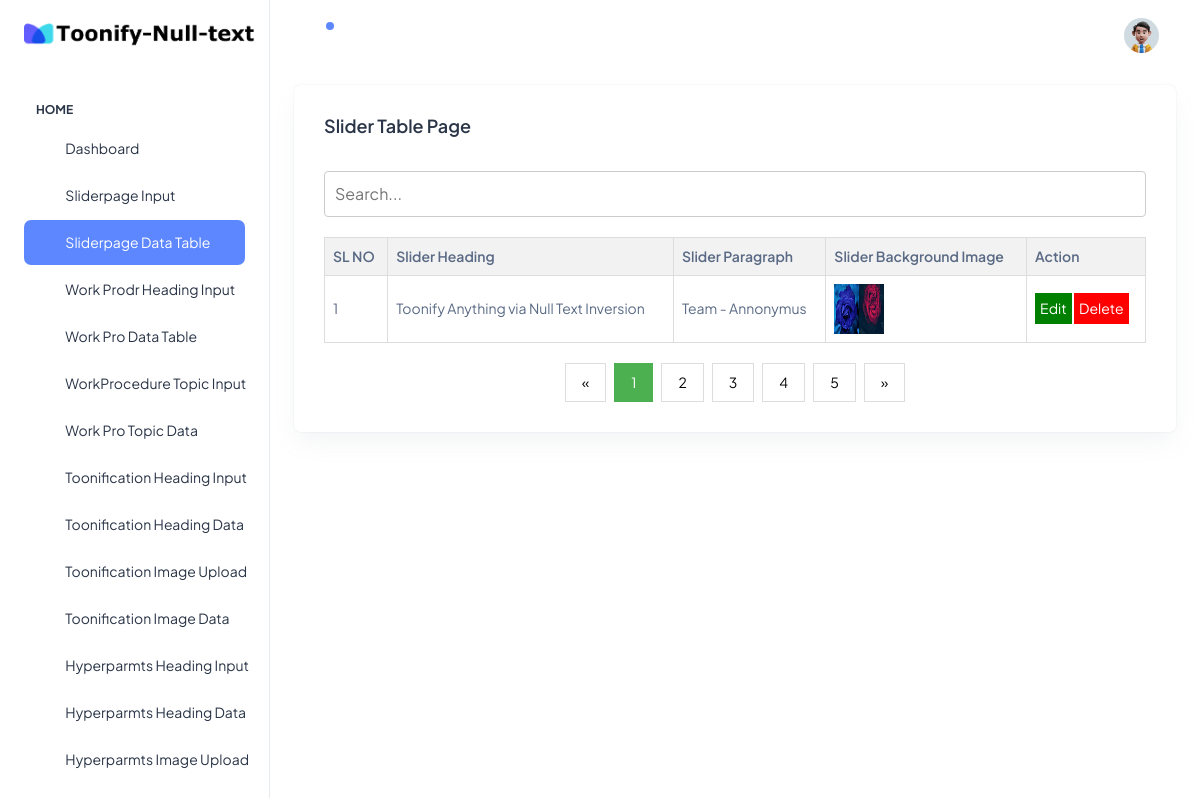
Page /sliderdatatable/ on the committed database.
### Toonify/models.py (models this page shows)
class Sliderpage(models.Model):
    slider_heading = models.CharField(max_length = 500)
    slider_paragraph = models.CharField(max_length = 200)
    slider_photo = models.ImageField(upload_to='Slider Photo/', default='No images')

### Toonify/views.py (the view)
# urls.py: path('sliderdatatable/', views.sliderdatatable, name='sliderdatatable'),
def sliderdatatable(request):
    sliderdata = Sliderpage.objects.all()
    data = {"sliderdata": sliderdata}
    return render(request,'sliderdatatable.html',data)

### templates/sliderdatatable.html (shortened to what this page needs)
{%load static%}
<!doctype html>
<html lang="en">
<head>
  <link rel="stylesheet" href="{% static 'assets/css/styles.min.css' %}" />
  <link rel="stylesheet" href="{% static 'table.css' %}">
</head>
<body>
  <div class="page-wrapper" id="main-wrapper" data-layout="vertical" data-navbarbg="skin6" data-sidebartype="full"
    data-sidebar-position="fixed" data-header-position="fixed">
    <aside class="left-sidebar">
      <div>
        <div class="brand-logo d-flex align-items-center justify-content-between">
          <a href="{% static '/index.html" class="text-nowrap logo-img' %}">
            <img src="{% static 'logo.png' %}" width="230" alt="" />
          </a>
        </div>
           <nav class="sidebar-nav scroll-sidebar" data-simplebar="">
            <ul id="sidebarnav">
              <li class="nav-small-cap">
                <span class="hide-menu">Home</span>
              </li>
              <li class="sidebar-item">
                <a class="sidebar-link" href="{% url 'indexpage' %}" aria-expanded="false">
                  <span>
                    <i class="ti ti-layout-dashboard"></i>
                  </span>
                  <span class="hide-menu">Dashboard</span>
                </a>
              </li>
              <li class="sidebar-item">
                <a class="sidebar-link" href="{% url 'sliderpage' %}" aria-expanded="false">
                  <span>
                    <i class="ti ti-arrow-big-right"></i>
                  </span>
                  <span class="hide-menu">Sliderpage Input</span>
                </a>
                <li class="sidebar-item">
                  <a class="sidebar-link" href="{% url 'sliderdatatable' %}" aria-expanded="false">
                    <span>
                      <i class="ti ti-brightness-down"></i>
                    </span>
                    <span class="hide-menu">Sliderpage Data Table</span>
                  </a>
                </li>
              </li>
              <li class="sidebar-item">
                <a class="sidebar-link" href="{% url 'workprocedurepage' %}" aria-expanded="false">
                  <span>
                    <i class="ti ti-arrow-big-right"></i>
                  </span>
                  <span class="hide-menu">Work Prodr Heading Input</span>
                </a>
                <li class="sidebar-item">
                  <a class="sidebar-link" href="{% url 'workproceduredatatable' %}" aria-expanded="false">
                    <span>
                      <i class="ti ti-brightness-down"></i>
                    </span>
                    <span class="hide-menu">Work Pro Data Table</span>
                  </a>
                </li>
              </li>
              <li class="sidebar-item">
                <a class="sidebar-link" href="{% url 'workproceduretopicpage' %}" aria-expanded="false">
                  <span>
                    <i class="ti ti-arrow-big-right"></i>
                  </span>
                  <span class="hide-menu">WorkProcedure Topic Input</span>
                </a>
                <li class="sidebar-item">
                  <a class="sidebar-link" href="{% url 'workproceduretopicdatatable' %}" aria-expanded="false">
                    <span>
                      <i class="ti ti-brightness-down"></i>
                    </span>
                    <span class="hide-menu">Work Pro Topic Data</span>
                  </a>
                </li>
              </li>
              <li class="sidebar-item">
                <a class="sidebar-link" href="{% url 'toonificationheadingpage' %}" aria-expanded="false">
                  <span>
                    <i class="ti ti-arrow-big-right"></i>
                  </span>
                  <span class="hide-menu">Toonification Heading Input</span>
                </a>
                <li class="sidebar-item">
                  <a class="sidebar-link" href="{% url 'Toonificationdatatable' %}" aria-expanded="false">
                    <span>
                      <i class="ti ti-brightness-down"></i>
                    </span>
                    <span class="hide-menu">Toonification Heading Data</span>
                  </a>
                </li>
              </li>
              <li class="sidebar-item">
                <a class="sidebar-link" href="{% url 'toonificationimagepage' %}" aria-expanded="false">
                  <span>
                    <i class="ti ti-arrow-big-right"></i>
                  </span>
                  <span class="hide-menu">Toonification Image Upload</span>
                </a>
                <li class="sidebar-item">
                  <a class="sidebar-link" href="{% url 'toonificationimagedatatable' %}" aria-expanded="false">
                    <span>
                      <i class="ti ti-brightness-down"></i>
                    </span>
                    <span class="hide-menu">Toonification Image Data</span>
                  </a>
                </li>
              </li>
              <li class="sidebar-item">
                <a class="sidebar-link" href="{% url 'hyperparametersheadingpage' %}" aria-expanded="false">
                  <span>
                    <i class="ti ti-arrow-big-right"></i>
                  </span>
                  <span class="hide-menu">Hyperparmts Heading Input</span>
                </a>
                <li class="sidebar-item">
                  <a class="sidebar-link" href="{% url 'hyperparametersdatatable' %}" aria-expanded="false">
                    <span>
                      <i class="ti ti-brightness-down"></i>
                    </span>
                    <span class="hide-menu">Hyperparmts Heading Data</span>
                  </a>
                </li>
              </li>
              <li class="sidebar-item">
                <a class="sidebar-link" href="{% url 'hyperparametersimagepage' %}" aria-expanded="false">
                  <span>
                    <i class="ti ti-arrow-big-right"></i>
                  </span>
                  <span class="hide-menu">Hyperparmts Image Upload</span>
                </a>
                <li class="sidebar-item">
                  <a class="sidebar-link" href="{% url 'hyperparametersimagedatatable' %}" aria-expanded="false">
                  </a>
                </li>
              </li>
        </div>
      </aside>
    <div class="body-wrapper">
      <header class="app-header">
        <nav class="navbar navbar-expand-lg navbar-light">
          <ul class="navbar-nav">
            <li class="nav-item">
              <a class="nav-link nav-icon-hover" href="javascript:void(0)">
                <i class="ti ti-bell-ringing"></i>
                <div class="notification bg-primary rounded-circle"></div>
              </a>
            </li>
          </ul>
          <div class="navbar-collapse justify-content-end px-0" id="navbarNav">
            <ul class="navbar-nav flex-row ms-auto align-items-center justify-content-end">
              <li class="nav-item dropdown">
                <a class="nav-link nav-icon-hover" href="javascript:void(0)" id="drop2" data-bs-toggle="dropdown"
                  aria-expanded="false">
                  <img src="../assets/images/profile/user-1.jpg" alt="" width="35" height="35" class="rounded-circle">
                </a>
              </li>
            </ul>
          </div>
        </nav>
      </header>
      <div class="container-fluid">
        <div class="row">
          <div class="container-fluid">
            <div class="card">
              <div class="card-body">
                <h5 class="card-title fw-semibold mb-4">Slider Table Page</h5>
                <div class="search-container">
                  <input type="text" placeholder="Search...">
                </div>
                <table id="employeeTable">
                  <thead>
                    <tr>
                      <th>SL NO</th>
                      <th>Slider Heading</th>
                      <th>Slider Paragraph</th>
                      <th>Slider Background Image</th>
                      <th>Action</th>
                    </tr>
                  </thead>
                  <tbody>
                    {% for i in sliderdata %}
                    <tr>
                        <td>{{forloop.counter}}</td>
                        <td>{{i.slider_heading}}</td>
                        <td>{{i.slider_paragraph}}</td>
                        <td><img src="/media/{{i.slider_photo}}" alt="no image"height="50px" width="50px"></td>
                        <td><button class="edit-button"><a href="{% url 'sliderpageedit' i.id %}"target = "blank" >Edit </a></button>
                            <button class="delete-button"><a href="{% url 'deleteslider' i.id %}"> Delete</a></button>
                        </td>
                    </tr>
                    {% endfor %}
                  </tbody>
                </table>
                <div class="pagination">
                  <a href="#">&laquo;</a>
                  <a href="#" class="active">1</a>
                  <a href="#">2</a>
                  <a href="#">3</a>
                  <a href="#">4</a>
                  <a href="#">5</a>
                  <a href="#">&raquo;</a>
                </div>
              </div>
            </div>
          </div>
    </div>
  </div>
          </div>
      </div>
</body>
</html>

### static/table.css (style rules this page uses)
table { width: 100%; border-collapse: collapse; margin-bottom: 20px; }
th, td { border: 1px solid #ddd; padding: 8px; text-align: left; }
th { background-color: #f2f2f2; }
.search-container { margin-bottom: 20px; }
.search-container input[type=text] { padding: 10px; margin-top: 10px; width: 100%; box-sizing: border-box; border: 1px solid #ccc; border-radius: 4px; font-size: 16px; }
.pagination { display: flex; justify-content: center; margin-top: 20px; }
.pagination a { color: black; float: left; padding: 8px 16px; text-decoration: none; transition: background-color .3s; border: 1px solid #ddd; margin: 0 4px; }
.pagination a.active { background-color: #4CAF50; color: white; border: 1px solid #4CAF50; }
.edit-button { background-color: green; color: white; border: none; cursor: pointer; padding: 5px; }
.edit-button a { color: white; }
.delete-button { background-color: red; color: white; border: none; cursor: pointer; padding: 5px; }
.delete-button a { color: white; }

### rows in the picture
Sliderpage: slider_heading "Toonify Anything via Null Text Inversion", slider_paragraph "Team - Annonymus", slider_photo (picture)
